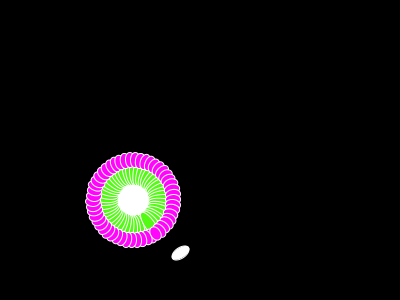
Frame 1 (no input)
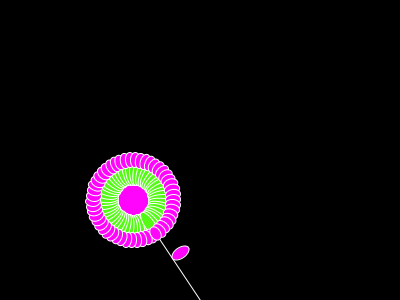
Frame 60 (the mouse pressed at the canvas centre just before this capture)
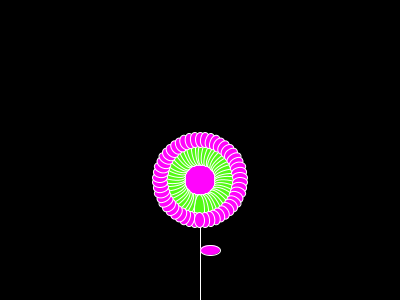
Frame 120 (the mouse held since frame 60 and released just before this capture)

The Processing sketch that drew these frames (run headless with seeded random() and noise(); from frame 60 on, the mouse is pressed at the canvas centre):

// Processing sketch: processing_28562
// ── processing_28562.pde

int numeroPetalos=50;
float deg= 360;


void setup (){
size (400,300);
smooth();


}

void draw(){
  background (0,53);
//LINEA

translate (width/2, height);
float ang = atan2 (mouseY-height,mouseX-width/2);
rotate (ang+0.5*PI);
line (0,0,0,-100);
stroke(255);

//HOJA
ellipse(10,-50, 20, 10);

//CENTRO FLOR
translate (0,-120);
ellipse(0,0,50,50);
fill(83,250,20);

//PETALO1
for(int i=0; i<numeroPetalos; i++){
rotate(TWO_PI/numeroPetalos);
//fill(#FF05FC);¿PORQUE ME CAMBIOA EL COLOR A TODOS LOS FILLS?
ellipse(0,30,10,30);
}
 
//PETALO2
fill(#FF05FC);
for(int i=0; i<numeroPetalos; i++) {
rotate(TWO_PI/numeroPetalos);
ellipse(0,40,10,15);
  }
}
